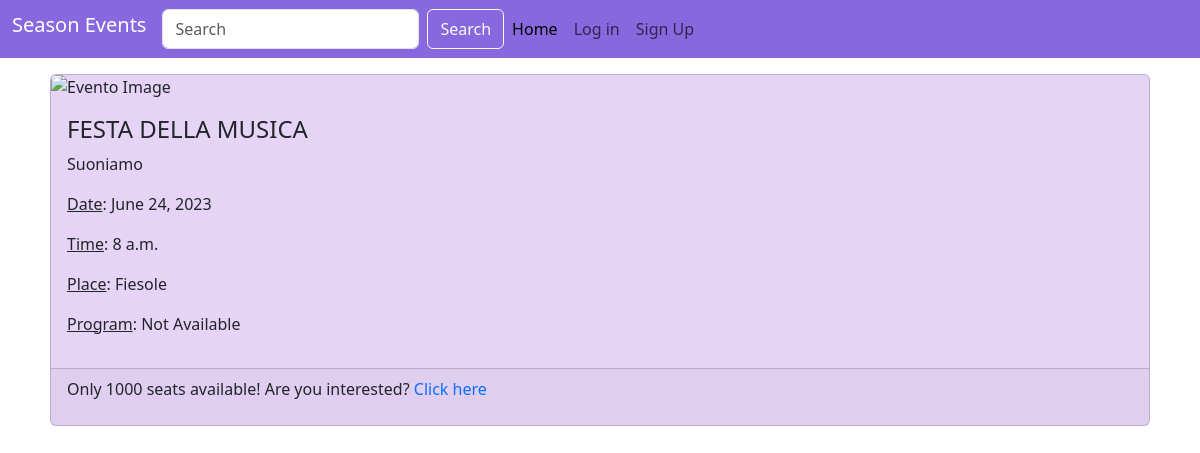
The page /events/Festa della Musica/ on the database as committed earlier.
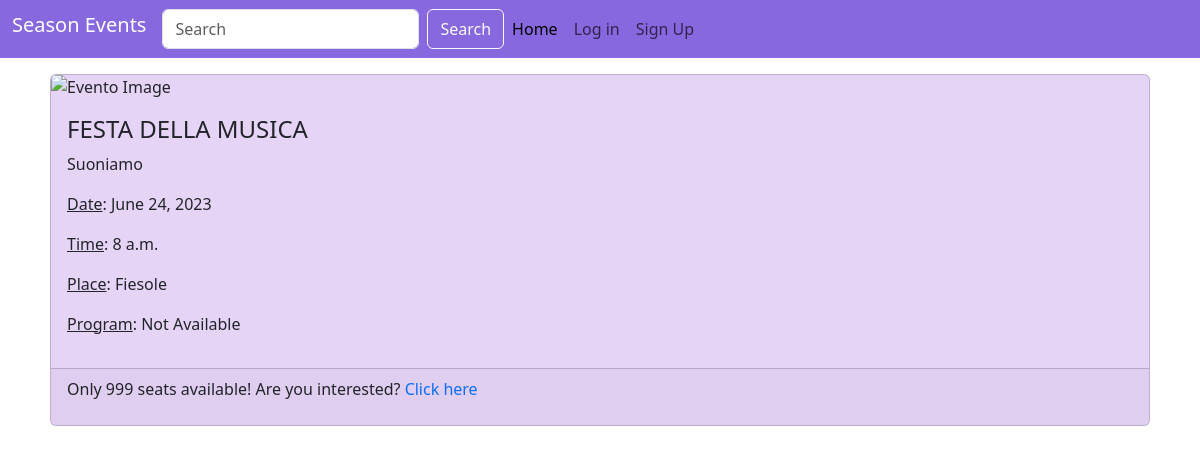
The same page on the database as committed later.
### event/models.py (models this page shows, shortened)
class Event(models.Model):
    title = models.CharField(max_length=100, primary_key=True)
    description = models.TextField()
    date = models.DateField()
    time = models.TimeField(default=datetime.time)
    location = models.CharField(max_length=100)
    program = models.TextField(default='Not Available')
    image = models.ImageField(upload_to='media/images/', null=True, blank=True)
    category = models.ManyToManyField('EventCategory')
    creator = models.ForeignKey(User, on_delete=models.CASCADE, related_name='events_created')
    max_seats = models.PositiveIntegerField()
    available_seats = models.PositiveIntegerField()

### event/views.py (the view)
# urls.py: path('events/<str:title>/', views.event_detail, name='event_detail'),
def event_detail(request, title):
    event = Event.objects.get(title=title)
    return render(request, 'event_detail.html', {'event': event})

### templates/event_detail.html (shortened to what this page needs)
{% extends "base.html" %}
{% block content %}
    <div class="d-flex justify-content-center mt-3">
        <div class="card col-11" style = "background-color: #e6d4f7;">
            <img src="{{ MEDIA_URL }}{{ evento.image.url }}" class="card-img-top img-fluid rounded-start" alt="Evento Image">
            <div class="card-body">
                <h4 class="card-title text-uppercase">{{ event.title }}</h4>
                <p class="sub-title">{{ event.description }}</p>
                <p><u>Date</u>: {{ event.date }}</p>
                <p><u>Time</u>: {{ event.time }}</p>
                <p><u>Place</u>: {{ event.location }}</p>
                <p><u>Program</u>: {{ event.program }}</p>
            </div>
            <div class="card-footer">
            <p>Only {{ event.available_seats }} seats available! Are you interested?
                <a href="{% url 'event:login' %}" class="link-offset-2 link-offset-3-hover link-underline
                    link-underline-opacity-0 link-underline-opacity-75-hover">
                    Click here
                </a>
            </p>
            </div>
        </div>
    </div>
{% endblock %}

Rows that differ between the two databases and show on the page:
changed Event "FESTA DELLA MUSICA": available_seats "1000" → "999"
